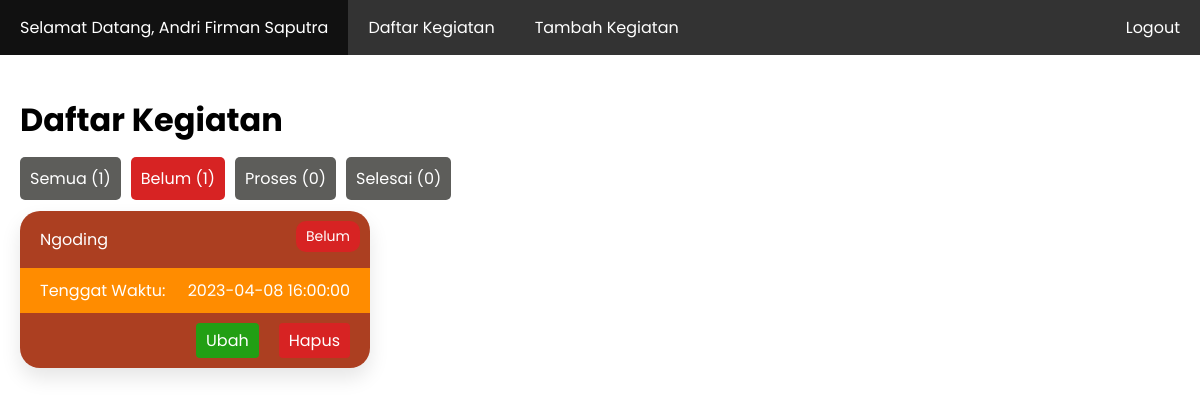
Page /index.php?status=belum (signed in) on the committed database.
### tables this page shows
CREATE TABLE `user` (
  `id_user` int(11) NOT NULL,
  `username` varchar(15) NOT NULL,
  `password` varchar(266) NOT NULL,
  `nama_lengkap` varchar(50) NOT NULL
);

CREATE TABLE `kegiatan` (
  `id_kegiatan` int(11) NOT NULL,
  `id_user` int(11) NOT NULL,
  `isi_kegiatan` text NOT NULL,
  `tenggat_waktu` datetime NOT NULL,
  `status` enum('belum','proses','selesai') NOT NULL
);

### index.php (the view, shortened to what this page needs)
<?php
require_once 'koneksi.php';
$id_user = $_SESSION['id_user'];
$data_user = mysqli_fetch_assoc(mysqli_query($koneksi, "SELECT * FROM user WHERE id_user = '$id_user'"));
$jumlah_semua = mysqli_num_rows(mysqli_query($koneksi, "SELECT * FROM kegiatan WHERE id_user = '$id_user'"));
$jumlah_belum = mysqli_num_rows(mysqli_query($koneksi, "SELECT * FROM kegiatan WHERE id_user = '$id_user' AND status = 'belum'"));
$jumlah_proses = mysqli_num_rows(mysqli_query($koneksi, "SELECT * FROM kegiatan WHERE id_user = '$id_user' AND status = 'proses'"));
$jumlah_selesai = mysqli_num_rows(mysqli_query($koneksi, "SELECT * FROM kegiatan WHERE id_user = '$id_user' AND status = 'selesai'"));
if (isset($_GET['status'])) {
	$status = $_GET['status'];
	$kegiatan = mysqli_query($koneksi, "SELECT * FROM kegiatan WHERE id_user = '$id_user' AND status = '$status' ORDER BY tenggat_waktu ASC");
}
else
{
	$kegiatan = mysqli_query($koneksi, "SELECT * FROM kegiatan WHERE id_user = '$id_user' ORDER BY tenggat_waktu ASC");
}
?>
<!DOCTYPE html>
<html lang="en">
<head>
	<link rel="stylesheet" href="style.css">
</head>
<body>
	<nav>
	  <ul>
	    <li><a href="profile.php">Selamat Datang, <?= $data_user['nama_lengkap']; ?></a></li>
	    <li><a href="index.php">Daftar Kegiatan</a></li>
	    <li><a href="tambah_kegiatan.php">Tambah Kegiatan</a></li>
	    <li class="right"><a href="logout.php">Logout</a></li>
	  </ul>
	</nav>
	<div class="container">
		<h1>Daftar Kegiatan</h1>
		<ul class="horizontal-list">
		  <li><a href="index.php" class="button <?= (isset($_GET['status'])) ? 'bg-grey' : ''; ?>">Semua (<?= $jumlah_semua; ?>)</a></li>
		  <li><a href="index.php?status=belum" class="button <?= (isset($_GET['status']) && $_GET['status'] == 'belum') ? 'bg-red' : 'bg-grey'; ?>">Belum (<?= $jumlah_belum; ?>)</a></li>
		  <li><a href="index.php?status=proses" class="button <?= (isset($_GET['status']) && $_GET['status'] == 'proses') ? 'bg-yellow' : 'bg-grey'; ?>">Proses (<?= $jumlah_proses; ?>)</a></li>
		  <li><a href="index.php?status=selesai" class="button <?= (isset($_GET['status']) && $_GET['status'] == 'selesai') ? 'bg-blue' : 'bg-grey'; ?>">Selesai (<?= $jumlah_selesai; ?>)</a></li>
		</ul>
		<?php if (mysqli_num_rows($kegiatan)): ?>
			<?php foreach ($kegiatan as $data): ?>
				<div class="card">
					<?php if ($data['status'] == 'belum'): ?>
					  <a onclick="return confirm('Apakah Anda yakin ingin mengubah status kegiatan <?= $data['isi_kegiatan']; ?> menjadi proses?')" href="ubah_status.php?id_kegiatan=<?= $data['id_kegiatan']; ?>" class="card-status bg-red"><?= ucwords($data['status']); ?></a>
					<?php elseif ($data['status'] == 'proses'): ?>
					  <a onclick="return confirm('Apakah Anda yakin ingin mengubah status kegiatan <?= $data['isi_kegiatan']; ?> menjadi selesai?')" href="ubah_status.php?id_kegiatan=<?= $data['id_kegiatan']; ?>" class="card-status bg-yellow"><?= ucwords($data['status']); ?></a>
					<?php else: ?>
					  <a class="card-status bg-blue"><?= ucwords($data['status']); ?></a>
					<?php endif ?>
					<div class="card-content">
						<p><?= $data['isi_kegiatan']; ?></p>
					</div>
					<?php
						$now = new DateTime();
						$deadline = new DateTime($data['tenggat_waktu']);
					 ?>
					<?php if ($now > $deadline): ?>
				    	<?php if ($data['status'] != 'selesai'): ?>
						  	<div class="card-deadline bg-red-card">
						    	<span>Tenggat Waktu:</span>
						    	<span>SUDAH TERLEWAT!!!</span>
					  		</div>
					  	<?php else: ?>
						  	<div class="card-deadline">
						    	<span>Tenggat Waktu:</span>
						    	<span><?= $data['tenggat_waktu']; ?></span>
					  		</div>
					  	<?php endif ?>
				  	<?php else: ?>
					  	<div class="card-deadline">
					    	<span>Tenggat Waktu:</span>
					    	<span><?= $data['tenggat_waktu']; ?></span>
				  		</div>
					<?php endif ?>
				  <div class="card-actions">
				    <a href="ubah_kegiatan.php?id_kegiatan=<?= $data['id_kegiatan']; ?>" class="button">Ubah</a>
					<a onclick="return confirm('Apakah Anda yakin ingin menghapus kegiatan <?= $data['isi_kegiatan']; ?>?')" href="hapus_kegiatan.php?id_kegiatan=<?= $data['id_kegiatan']; ?>" class="button bg-red">Hapus</a>
				  </div>
				</div>
			<?php endforeach ?>
		<?php else: ?>
			<h3>Belum ada kegiatan</h3>
			<a href="tambah_kegiatan.php" class="button">Tambah Kegiatan</a>
		<?php endif ?>
	</div>
</body>
</html>

### style.css (style rules this page uses)
body { font-family: 'Poppins', sans-serif; padding: 0; margin: 0; }
.button { background-color: #229F14; border: 0px; border-radius: 5px; padding: 10px; color: white; text-decoration: none; }
nav { background-color: #333; overflow: hidden; }
nav ul { margin: 0; padding: 0; list-style: none; }
nav li { float: left; }
nav li a { display: block; color: white; text-align: center; padding: 15px 20px; text-decoration: none; }
nav li.right { float: right; }
.container { max-width: 1200px; margin: 0 auto; padding: 20px; }
.card { position: relative; display: flex; flex-direction: column; justify-content: space-between; width: 350px; background-color: #ac3f21; border-radius: 20px; box-shadow: 0 10px 20px rgba(0, 0, 0, 0.1); overflow: hidden; margin: 20px 0; }
.card-content { padding: 0 20px; font-size: 16px; text-align: justify; color: white; }
.card-deadline { display: flex; align-items: center; justify-content: space-between; padding: 10px 20px; background-color: #ff8c00; color: #fff; }
.card-status { position: absolute; top: 10px; right: 10px; padding: 5px 10px; background-color: #3498db; color: #fff; border-radius: 10px; font-size: 14px; text-decoration: none; }
.card-actions { display: flex; align-items: right; justify-content: right; padding: 10px; }
.card-actions a { margin: 0 10px; padding: 5px 10px; color: #fff; border: none; border-radius: 4px; font-size: 16px; cursor: pointer; text-decoration: none; }
.bg-red { background-color: #d72323; }
.bg-grey { background-color: #5d5d5a; }
.horizontal-list { display: flex; list-style: none; padding: 0; margin: 0; }
.horizontal-list li { margin-right: 10px; }
.horizontal-list li:last-child { margin-right: 0; }

### rows in the picture
user: nama_lengkap "Andri Firman Saputra"
kegiatan: status "Belum", isi_kegiatan "Ngoding", tenggat_waktu "2023-04-08 16:00:00"

### other values in the picture
$jumlah_semua "1"
$jumlah_belum "1"
$jumlah_proses "0"
$jumlah_selesai "0"
